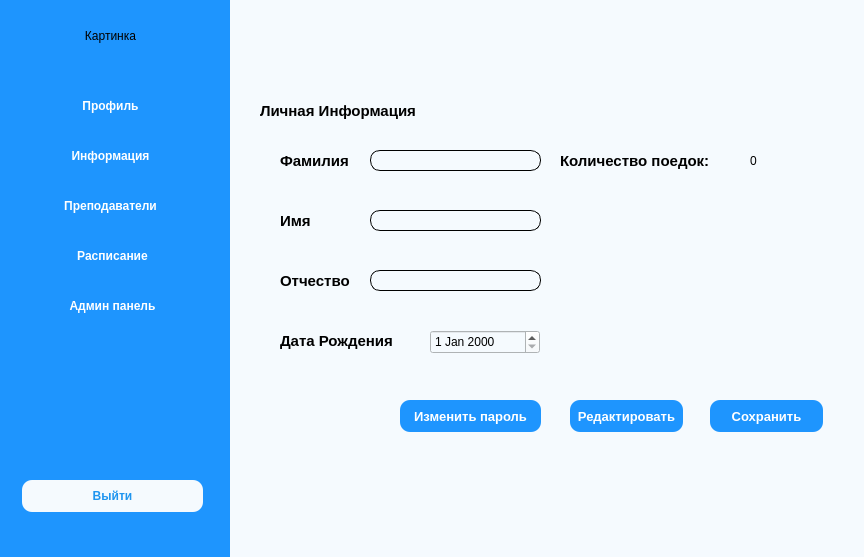
<?xml version="1.0" encoding="UTF-8"?>
<ui version="4.0">
 <class>MainWindow</class>
 <widget class="QMainWindow" name="MainWindow">
  <property name="geometry">
   <rect>
    <x>0</x>
    <y>0</y>
    <width>864</width>
    <height>557</height>
   </rect>
  </property>
  <property name="windowTitle">
   <string>MainWindow</string>
  </property>
  <property name="styleSheet">
   <string notr="true">background:c #F5FaFE</string>
  </property>
  <widget class="QWidget" name="centralwidget">
   <widget class="QWidget" name="widget" native="true">
    <property name="geometry">
     <rect>
      <x>0</x>
      <y>0</y>
      <width>231</width>
      <height>561</height>
     </rect>
    </property>
    <property name="styleSheet">
     <string notr="true">QWidget {
	background: #1E95FE
}

QPushButton {
	color: white;
	border: none;
	font-weight: bold;
	padding: 5px 0px;
}

QPushButton:checked {
	color: #1F95EF;
	background: #F5FAFE;
	border-radius: 10px;
}</string>
    </property>
    <widget class="QLabel" name="label">
     <property name="geometry">
      <rect>
       <x>50</x>
       <y>20</y>
       <width>121</width>
       <height>31</height>
      </rect>
     </property>
     <property name="text">
      <string>Картинка</string>
     </property>
     <property name="alignment">
      <set>Qt::AlignCenter</set>
     </property>
    </widget>
    <widget class="QPushButton" name="profileBtn">
     <property name="geometry">
      <rect>
       <x>20</x>
       <y>90</y>
       <width>181</width>
       <height>32</height>
      </rect>
     </property>
     <property name="text">
      <string>Профиль</string>
     </property>
     <property name="checkable">
      <bool>true</bool>
     </property>
     <property name="autoExclusive">
      <bool>true</bool>
     </property>
    </widget>
    <widget class="QPushButton" name="informationBtn">
     <property name="geometry">
      <rect>
       <x>20</x>
       <y>140</y>
       <width>181</width>
       <height>32</height>
      </rect>
     </property>
     <property name="text">
      <string>Информация</string>
     </property>
     <property name="checkable">
      <bool>true</bool>
     </property>
     <property name="autoExclusive">
      <bool>true</bool>
     </property>
    </widget>
    <widget class="QPushButton" name="teachersBtn">
     <property name="geometry">
      <rect>
       <x>20</x>
       <y>190</y>
       <width>181</width>
       <height>32</height>
      </rect>
     </property>
     <property name="text">
      <string>Преподаватели</string>
     </property>
     <property name="checkable">
      <bool>true</bool>
     </property>
     <property name="autoExclusive">
      <bool>true</bool>
     </property>
    </widget>
    <widget class="QPushButton" name="scheduleBtn">
     <property name="geometry">
      <rect>
       <x>22</x>
       <y>240</y>
       <width>181</width>
       <height>32</height>
      </rect>
     </property>
     <property name="text">
      <string>Расписание</string>
     </property>
     <property name="checkable">
      <bool>true</bool>
     </property>
     <property name="autoExclusive">
      <bool>true</bool>
     </property>
    </widget>
    <widget class="QPushButton" name="adminPanelBtn">
     <property name="geometry">
      <rect>
       <x>22</x>
       <y>290</y>
       <width>181</width>
       <height>32</height>
      </rect>
     </property>
     <property name="text">
      <string>Админ панель</string>
     </property>
     <property name="checkable">
      <bool>true</bool>
     </property>
     <property name="autoExclusive">
      <bool>true</bool>
     </property>
    </widget>
    <widget class="QPushButton" name="exitBtn">
     <property name="geometry">
      <rect>
       <x>22</x>
       <y>480</y>
       <width>181</width>
       <height>32</height>
      </rect>
     </property>
     <property name="styleSheet">
      <string notr="true">QPushButton {
	color: #1F95EF;
	background: #F5FAFE;
	border-radius: 10px;
}</string>
     </property>
     <property name="text">
      <string>Выйти</string>
     </property>
     <property name="checkable">
      <bool>true</bool>
     </property>
    </widget>
   </widget>
   <widget class="QWidget" name="widget_2" native="true">
    <property name="geometry">
     <rect>
      <x>230</x>
      <y>0</y>
      <width>641</width>
      <height>561</height>
     </rect>
    </property>
    <widget class="QStackedWidget" name="stackedWidget">
     <property name="geometry">
      <rect>
       <x>20</x>
       <y>90</y>
       <width>591</width>
       <height>441</height>
      </rect>
     </property>
     <property name="styleSheet">
      <string notr="true"/>
     </property>
     <widget class="QWidget" name="profile_page">
      <property name="styleSheet">
       <string notr="true">QLabel {
	font-weight: bold;
	font-size: 15px;
}

QPushButton {
	border-radius: 10px;
	background: #1E95FE;
	color: white;
	font-weight: bold;
	font-size: 13px;
}

QLineEdit {
	border: 1px solid black;
	border-radius: 10px;
	padding: 0px 8px;
}</string>
      </property>
      <widget class="QLabel" name="infoLable">
       <property name="geometry">
        <rect>
         <x>10</x>
         <y>10</y>
         <width>201</width>
         <height>21</height>
        </rect>
       </property>
       <property name="text">
        <string>Личная Информация</string>
       </property>
      </widget>
      <widget class="QLabel" name="surnameLable">
       <property name="geometry">
        <rect>
         <x>30</x>
         <y>60</y>
         <width>81</width>
         <height>21</height>
        </rect>
       </property>
       <property name="text">
        <string>Фамилия</string>
       </property>
      </widget>
      <widget class="QLabel" name="nameLable">
       <property name="geometry">
        <rect>
         <x>30</x>
         <y>120</y>
         <width>60</width>
         <height>21</height>
        </rect>
       </property>
       <property name="text">
        <string>Имя</string>
       </property>
      </widget>
      <widget class="QLabel" name="fatherLable">
       <property name="geometry">
        <rect>
         <x>30</x>
         <y>180</y>
         <width>81</width>
         <height>21</height>
        </rect>
       </property>
       <property name="text">
        <string>Отчество</string>
       </property>
      </widget>
      <widget class="QLabel" name="dateLable">
       <property name="geometry">
        <rect>
         <x>30</x>
         <y>240</y>
         <width>131</width>
         <height>21</height>
        </rect>
       </property>
       <property name="text">
        <string>Дата Рождения</string>
       </property>
      </widget>
      <widget class="QLabel" name="countLable">
       <property name="geometry">
        <rect>
         <x>310</x>
         <y>60</y>
         <width>171</width>
         <height>21</height>
        </rect>
       </property>
       <property name="text">
        <string>Количество поедок:</string>
       </property>
      </widget>
      <widget class="QPushButton" name="changePassBtn">
       <property name="geometry">
        <rect>
         <x>150</x>
         <y>310</y>
         <width>141</width>
         <height>32</height>
        </rect>
       </property>
       <property name="text">
        <string>Изменить пароль</string>
       </property>
      </widget>
      <widget class="QPushButton" name="editBtn">
       <property name="geometry">
        <rect>
         <x>320</x>
         <y>310</y>
         <width>113</width>
         <height>32</height>
        </rect>
       </property>
       <property name="text">
        <string>Редактировать</string>
       </property>
      </widget>
      <widget class="QPushButton" name="saveBtn">
       <property name="geometry">
        <rect>
         <x>460</x>
         <y>310</y>
         <width>113</width>
         <height>32</height>
        </rect>
       </property>
       <property name="text">
        <string>Сохранить</string>
       </property>
      </widget>
      <widget class="QDateEdit" name="dateEdit">
       <property name="geometry">
        <rect>
         <x>180</x>
         <y>240</y>
         <width>110</width>
         <height>24</height>
        </rect>
       </property>
      </widget>
      <widget class="QLineEdit" name="surnameEdit">
       <property name="geometry">
        <rect>
         <x>120</x>
         <y>60</y>
         <width>171</width>
         <height>21</height>
        </rect>
       </property>
       <property name="text">
        <string/>
       </property>
      </widget>
      <widget class="QLineEdit" name="nameEdit">
       <property name="geometry">
        <rect>
         <x>120</x>
         <y>120</y>
         <width>171</width>
         <height>21</height>
        </rect>
       </property>
      </widget>
      <widget class="QLineEdit" name="fatherEdit">
       <property name="geometry">
        <rect>
         <x>120</x>
         <y>180</y>
         <width>171</width>
         <height>21</height>
        </rect>
       </property>
      </widget>
      <widget class="QLineEdit" name="countEdit">
       <property name="geometry">
        <rect>
         <x>490</x>
         <y>60</y>
         <width>31</width>
         <height>21</height>
        </rect>
       </property>
       <property name="styleSheet">
        <string notr="true">border: none;</string>
       </property>
       <property name="text">
        <string>0</string>
       </property>
      </widget>
     </widget>
     <widget class="QWidget" name="Information_page">
      <widget class="QLabel" name="label_3">
       <property name="geometry">
        <rect>
         <x>160</x>
         <y>150</y>
         <width>251</width>
         <height>91</height>
        </rect>
       </property>
       <property name="styleSheet">
        <string notr="true">font-size: 30px;</string>
       </property>
       <property name="text">
        <string>Information</string>
       </property>
       <property name="alignment">
        <set>Qt::AlignCenter</set>
       </property>
      </widget>
     </widget>
     <widget class="QWidget" name="teachers_page">
      <widget class="QLabel" name="label_4">
       <property name="geometry">
        <rect>
         <x>160</x>
         <y>160</y>
         <width>251</width>
         <height>91</height>
        </rect>
       </property>
       <property name="styleSheet">
        <string notr="true">font-size: 30px;</string>
       </property>
       <property name="text">
        <string>Teachers</string>
       </property>
       <property name="alignment">
        <set>Qt::AlignCenter</set>
       </property>
      </widget>
     </widget>
     <widget class="QWidget" name="schedule_page">
      <widget class="QLabel" name="label_5">
       <property name="geometry">
        <rect>
         <x>180</x>
         <y>160</y>
         <width>251</width>
         <height>91</height>
        </rect>
       </property>
       <property name="styleSheet">
        <string notr="true">font-size: 30px;</string>
       </property>
       <property name="text">
        <string>Schedule</string>
       </property>
       <property name="alignment">
        <set>Qt::AlignCenter</set>
       </property>
      </widget>
     </widget>
     <widget class="QWidget" name="admin_panel">
      <widget class="QLabel" name="label_6">
       <property name="geometry">
        <rect>
         <x>160</x>
         <y>150</y>
         <width>251</width>
         <height>91</height>
        </rect>
       </property>
       <property name="styleSheet">
        <string notr="true">font-size: 30px;</string>
       </property>
       <property name="text">
        <string>Admin Panel</string>
       </property>
       <property name="alignment">
        <set>Qt::AlignCenter</set>
       </property>
      </widget>
     </widget>
    </widget>
   </widget>
  </widget>
 </widget>
 <resources/>
 <connections/>
</ui>
